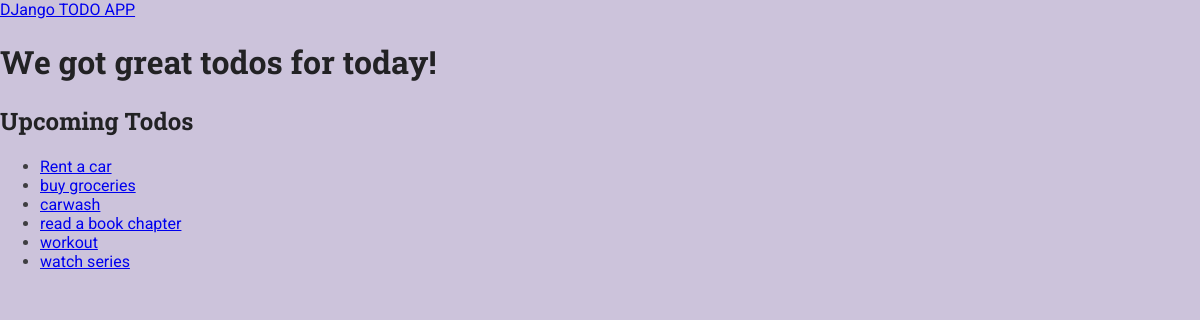
Page /todo/ on the earlier database version.
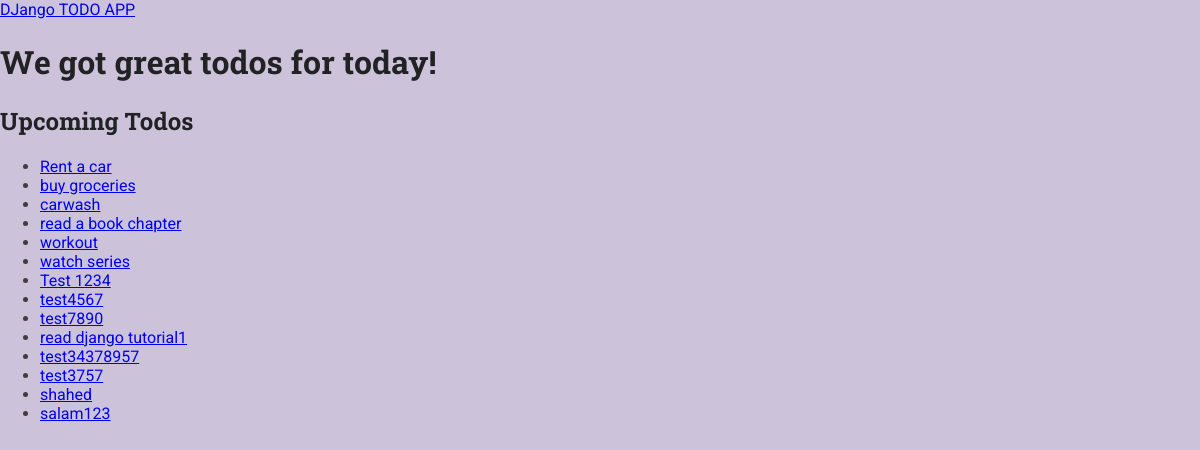
Same page on the later database version.
### todo/models.py (models this page shows, shortened)
class Todo(models.Model):
    id = models.AutoField(primary_key=True)
    title = models.CharField(max_length=120)
    category = models.ForeignKey(Category,default=5, on_delete=models.PROTECT,blank=True, null=True)
    user = models.ForeignKey(User, on_delete=models.CASCADE,blank=True, null=True)
    description = models.TextField()
    completed = models.BooleanField(default=False)

### todo/views.py (the view)
# urls.py: path('todo/',views.index,name='all_todos'),
def index(request):
    todo = Todo.objects.all()
    return render(request,'todo/index.html', {
        'todo': todo
    })

### todo/templates/todo/index.html (shortened to what this page needs)
{% extends 'todo/base/base.html' %}
{% load static %}
{% block main_heading %}We got great todos for today!{% endblock %}
{% block body %}
        <section>
            <h2>Upcoming Todos</h2>
            <ul>
                {% for todo_item in todo %}
                {% include 'todo/includes/todo-item.html' with id=todo_item.id title=todo_item.title %}
                {% endfor %}
            </ul>
        </section>
{% endblock %}

### todo/templates/todo/base/base.html (shortened to what this page needs)
{% load static %}
<!DOCTYPE html>
<html lang="en">
<head>
    <link rel="stylesheet" href="{% static 'todo/styles/base.css' %}">
</head>
<body>
    <header>
        <nav><a href="/todo">DJango TODO APP</a></nav>
        <h1>{% block main_heading %}{% endblock %}</h1>
    </header>
    <main>
        {% block body %}{% endblock %}
    </main>
</body>
</html>

### todo/templates/todo/includes/todo-item.html
<li>
    <article>
        <a href="{% url 'todo_details' id %}">{{ title }}</a>
    </article>
</li>

### todo/static/todo/styles/base.css (style rules this page uses)
* { box-sizing: border-box; }
body { font-family: 'Roboto', sans-serif; margin: 0; background-color: #ccc3db; color: #3e3e41; }
h1, h2, h3 { font-family: 'Roboto Slab', sans-serif; color: #222224; }

Differences in the rows shown:
added Todo: title "Test 1234"
added Todo: title "test4567"
added Todo: title "test7890"
added Todo: title "read django tutorial1"
added Todo: title "test34378957"
added Todo: title "test3757"
added Todo: title "shahed"
added Todo: title "salam123"
